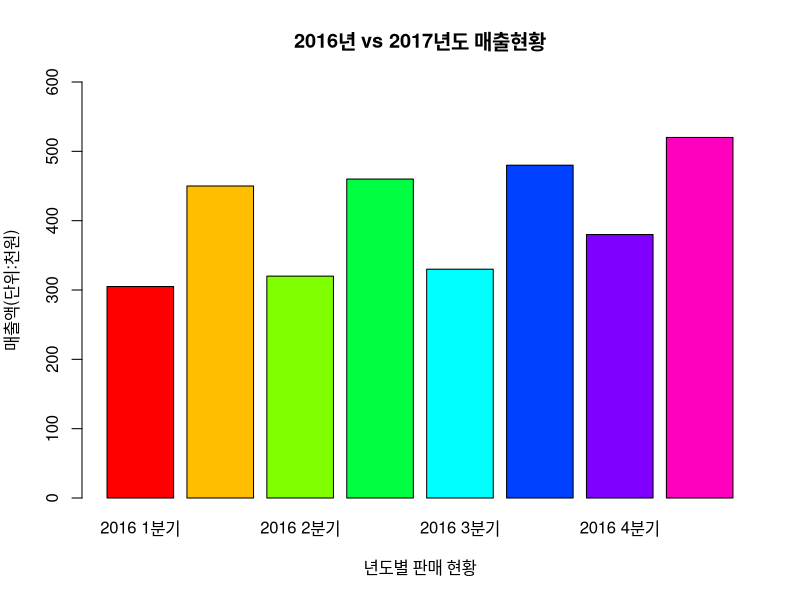
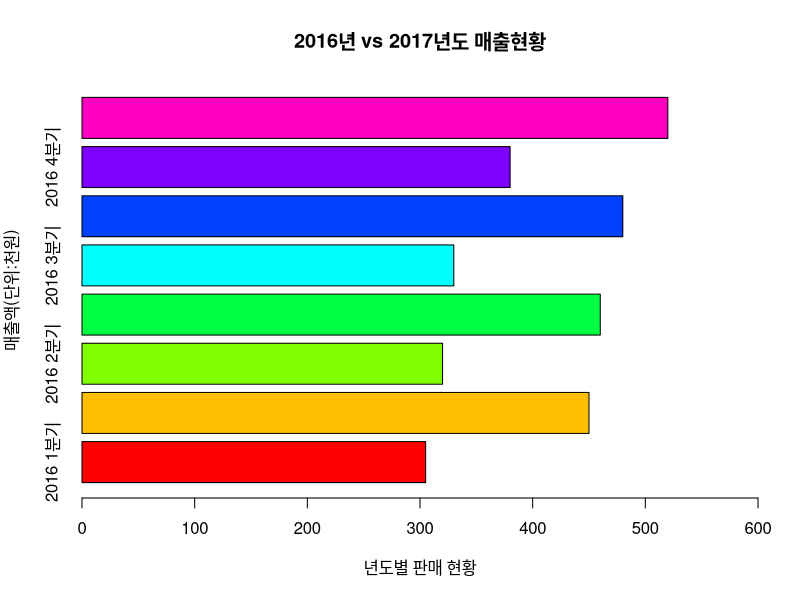
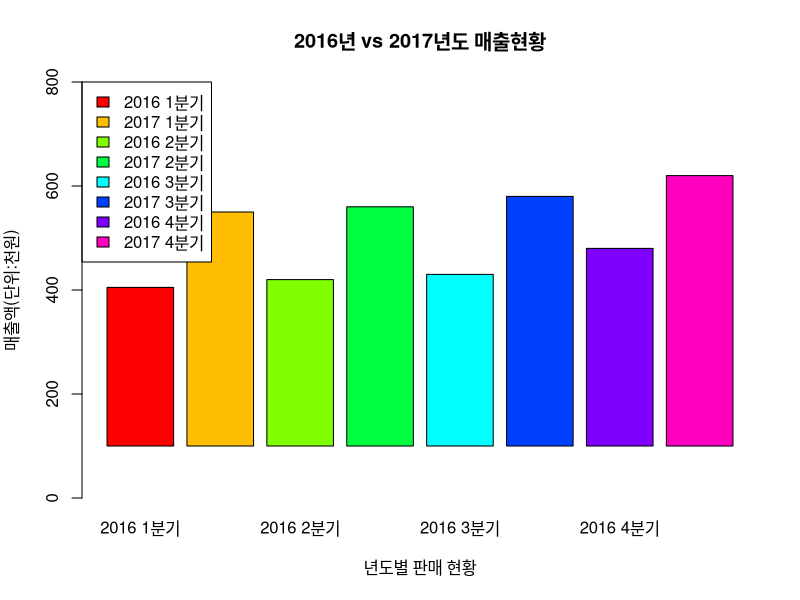
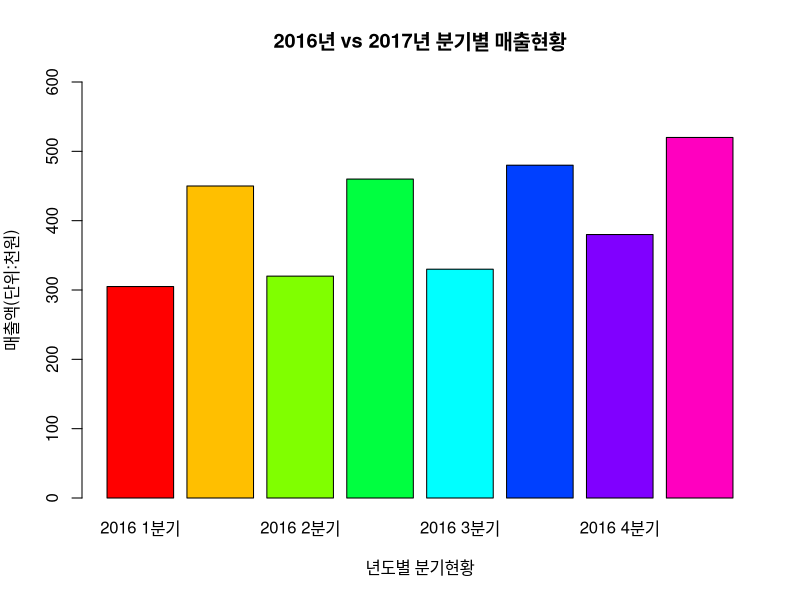

Write R code to recreate these figures, in order. (Note: this script raises an error after producing the figures.)
# chap05_DataVisualization

# 1. 이산형 변수 시각화
# - 정수 단위로 나누어 지는 변수 (자녀수, 판매수)

## 차트 데이터 생성
chart_data <- c(305,450, 320, 460, 330, 480, 380, 520)
length(chart_data) # 8

## 각 원소에 이름 추가
names(chart_data) <- c("2016 1분기","2017 1분기","2016 2분기","2017 2분기","2016 3분기","2017 3분기","2016 4분기","2017 4분기")
str(chart_data)
# Named num [1:8] 305 450 320 460 330 480 380 520
# - attr(*, "names")= chr [1:8] "2016 1분기" "2017 1분기" "2016 2분기" "2017 2분기" ... # 각각 이름이 들어갔으며, 이름의 자료형은 문자형임을 의미
# [숫자1:숫자2]: 1차원 의미
# 만일, [숫자1:숫자2,숫자3:숫자4]: 2차원

chart_data
range(chart_data)

# 1) 막대 차트

# (1) 세로 막대차트
barplot(chart_data,ylim=c(0,600),
        main='2016년 vs 2017년도 매출현황',
        ylab='매출액(단위:천원)',
        xlab='년도별 판매 현황',
        col=rainbow(8))
# (2) 가로 막대차트
barplot(chart_data,xlim=c(0,600),
        horiz=TRUE,
        main='2016년 vs 2017년도 매출현황',
        ylab='매출액(단위:천원)',
        xlab='년도별 판매 현황',
        col=rainbow(8))

# (3) 범례추가
barplot(chart_data,ylim=c(0,800),
        main='2016년 vs 2017년도 매출현황',
        ylab='매출액(단위:천원)',
        xlab='년도별 판매 현황',
        offset=100,
        inside=F,plot=T,
        col=rainbow(8),
        legend.text = names(chart_data), # 범례 추가
        args.legend = list(x = 'topleft'))
# 범례 위치: x = 'topleft', 'topright', 'top'

# (4) 텍스트 추가: 
## [text] 추가 
bp <- barplot(chart_data, ylim = c(0, 600),
              col = rainbow(8), 
              ylab = '매출액(단위:천원)', 
              xlab = "년도별 분기현황",
              main ="2016년 vs 2017년 분기별 매출현황")
# text 반영
text(x = bp, y = char_data + 20, # 차트추가 위치
     labels = chart_data, col = "black", cex = 0.7)
# text 위치: x=막대위치(중앙), y=data+20
#            labels: text 자료, col: text 색상, cex= text 확대/축소


# (5) 1행 2열 차트 그리기
par(mfrow =c(1,2)) # 1 행 2 열 그래프 보기

## 개별형 막대 차트 (beside 기본: TURE)
barplot(VADeaths ,beside=T,col =rainbow(5),main="미국 버지니아주 하위계층 사망비율")
legend(19, 71, c("50 54","55 59","60 64","65 69","70 74"), cex =0.8, fill=rainbow(5))

## 누적형 막대 차트: beside=FALSE
barplot(VADeaths ,beside=F,col =rainbow(5),main="미국 버지니아주 하위계층 사망비율")

# 2) 점 차트
dotchart(chart_data,color=c("green","red "),gcolor='blue',lcolor ="yellow",
         labels= names(chart_data),
         xlab='매출액', main="분기별 판매현황",cex =1.2,gdata=FALSE)

# pch: 점의 모양 (1: 동그라미, 2: 삼각형)
# lcolor: 선 색상
# cex: x축/y축 모든 text 확대/축소

# 3) 파이 차트
pie(chart_data,border='blue',
    col =rainbow(8), cex =1.2)
## 제목 별도 추가 함수
title("2014~2015 년도 분기별 매출현황")

## 파이 차트 주의사항: 비율(점유율) -> 전체 중 차지하는 비율 환산(수치 그대로 X)
genre = c(45,25,15,30) # 100명 대상 장르 선호도 질문 시 (중복 허용 상태태)
sum(genre) # 중복이 되었기 때문에 집계값 115
names = names(genre) = c('액션','스릴러','공포','드라마')
genre

pie(genre,label=names,col=rainbow(4),
    main="영화 장르별 선호도")

rate = genre/sum(genre)
rate
# 실제 파이 차트는 비율로 표현됨
# 액션    스릴러      공포    드라마 
# 0.3913043 0.2173913 0.1304348 0.2608696 

labels = names(genre)
# 문자열 결합
labels = paste(labels,'\n',round(rate,2))

# 새로운 레이블 반영
pie(genre,label=labels,col=rainbow(4),lty=3,
    main="영화 장르별 선호도")


# 2. 연속형 변수 시각화
# - 주어진 범위 안의 모든 연속된 값(실수값)을 갖는 변수
# - 시간, 길이, 키, 몸무게, 나이, 구매금액 등

# 1) 상자 그래프
# - 요약 통계 정보 -> 시각화 도구
# - 확인 가능한 통계계: 사분위수(1,2,3), 최소값, 최대값, 이상치

# 1940년도 버지니아주의 1000명 당 사망률
VADeaths # 세로: 연령그룹 # 가로: 인구그룹(시골/도시&남자,여자)

summary(VADeaths) # 요약통계
boxplot(VADeaths)

# 사분위수
quantile(VADeaths[,1])
# 0%(Min)   25%   50%(Median) 75%  100%(Max)
# 11.7      18.1  26.9        41.0 66.0 

# 2) 히스토그램
# - 일정한 계급의 빈도수 확인 -> 막대 그래프로 보임

data(iris)
str(iris)
summary(iris)

range(iris$Sepal.Length) # 4.3 7.9

# (1) 기본 히스토그램(옵션X)
# 여러 개의 변수 한번에 시각화 X
# 하나 변수의 범주 확인 위해 사용
# y축 frequency: 빈도수
hist(iris$Sepal.Length,xlab='꽃받침',main='붓꽂의 꽃받침 길이')
# 각 계급 영역에서 값이 나타나는 비율 표시
# 계급은 연속성을 띠기 때문에 각 계급이 자동으로 나뉨

# (2) 계급수 조정
# x축의 개수를 원하는 대로 지정
hist(iris$Sepal.Length,xlab='꽃받침',
     main='붓꽂의 꽃받침 길이',
     breaks=30) # 계급수
# 계급의 간격이 촘촘해짐

# (3) 확률밀도함수(pdf): 확률변수 x의 크기 추정(계산) 함수
# 전체 넓이: 1
# 출현 빈도수가 아닌 전체 중 얼마나 차지하고 있는지 표기

# Step1: 밀도 단위 변경 (밀도=비울=확률)
hist(iris$Sepal.Length,xlab='꽃받침',
     main='붓꽂의 꽃받침 길이',
     freq=FALSE) # 밀도단위 히스토그램

# Step2: 확률밀도함수: 확률 밀도를 추정하여 곡선 분포 추가
lines(density(iris$Sepal.Length),col='blue')

# 3) 산점도: 두 변수의 값이 만나는 점 그래프
plot(x=iris$Sepal.Length,y=iris$Petal.Length)
plot(iris$Petal.Length~iris$Sepal.Length)

# 1) 4개의 격자 이용
price=runif(10,1,100) # 1~100사이 10개의 난수 발생
price # price=c(1:10)

# 자료가 1개 -> y축: 자료, x축: 자료 색인(Index)
par(mfrow=c(2,2)) # 2행 2열 차트 그리기기 # 격자 4개 분할
plot(price,type='l') # 유형: 실선
plot(price,type='o') # 유형: 원형과 실선 연결 (원형 통과)
plot(price,type='h') # 직선
plot(price,type='s') # 계단형: 꺾은선

# plot() 함수 속성 : pch : 연결점 문자타입 --> plotting characher 번호 (1~30)
plot(price, type="o",pch =5) # 빈 사각형
plot(price, type="o",pch =15) # 채워진 마름모
plot(price, type="o",pch =20, col ="blue") #color 지정
plot(price, type="o",pch =20, col ="orange", cex =1.5) #character expension 확대
plot(price, type="o",pch =20, col ="green", cex =2.0, lwd =3) #lwd : line width 선 굵기

# 2) 만능차트: 데이터에 따라 적절한 그래프 자동 제공
# plot을 통해 볼 수 있는 다양한 차트
methods(plot)
# acf: 시계열 관련, lm: 회귀모델 관련, hclust: 군집분석 관련, ts: 시계열 관련
# TukeyHSD: 분산분석 결과 시각화, princomp: 요인 분석 시각화
# 객체 유형에 따라 적합한 그래프 제시 -> 다양한 그래프 조회 가능

# (1) 시계열 데이터: 시간의 변화에 따른 통계량의 변화 -> 추세선이 적합

# 인터넷 사용 시간을 제공하는 시계열 데이터
WWWusage # Time Series: 분당 인터넷 사용 시간 # Frequency: 1분당
# 메모리 상에 있기 때문에 객체와 같음

plot(WWWusage) # 추세선

# (2) 회귀모형: 관련 차트 (회귀선 시각화)
plot(iris$Petal.Length~iris$Sepal.Length,col='blue') # 비례관계
# 반대로 왼쪽 상단 ~ 오른쪽 하단 방향은 반비례 관계

# x에 따라 y의 변화를 확인하는 것
# 회귀모델 생성 함수: lm
model = lm(iris$Petal.Length~iris$Sepal.Length) # 회귀모델
model # y절편 기울기: (Intercept)  iris$Sepal.Length 

# 산점도에 회귀선 추가(추정)
abline(model,col='red')

plot(model) # 회귀모델 관련 차트들 보여줌
# 2. y에 대한 적합치와 잔차에 대한 산점도 출력
# ...

# 3) plot 2개 이상 겹치기
# (1) 그래프 1개 그리기
plot(iris$Sepal.Length,type='o',ann=FALSE,col='blue')
# ann=FALSE: 축 이름 제거 -> 새로운 차트 추가 시 헷갈릴 수 있어 제거
# ann=TRUE: 축이름 존재

# (2) 그래프 겹치기
plot(iris$Petal.Length,type='o',ann=FALSE,col='red') # 이러면 새로운 차트 생성

# 대개 예측 데이터와 실제 데이터를 비교하고자 할 때 사용
par(new=TRUE) # 만일 직접의 차트에 겹치려면
plot(iris$Petal.Length,type='o',axes=FALSE,ann=FALSE,col='red') 
# axes=FALSE: 축의 제거

# (3) 범례 그리기: legend
legend(x=0,y=7,legend=c("꽃받침 길이","꽃잎 길이"),
       col=c('blue','red'),lty=1) # 범례가 그려질 좌표
# lty: 선 스타일 -> 1: 선, 3: 점 등
title(main='iris 데이터셋 길이 비교')

# 4) 산점도 행렬(Scatter Matrix): 하나의 변수 기준으로 여러 변수와 관계 시각화 (1:n)
# - 용도: 연속형 변수가 많은 경우, 변수간 비교할 때 사용
# pairs(여러칼럼을 가진 인수)
pairs(iris[-5]) # 5번 변수 제외
# 각 변수들 끼리 선형관계인지 확인 (관련성 여부 확인)

# 꽃의 종: 빈도수
table(iris$Species)
# 꽂 별로 50개씩 존재
#     setosa versicolor  virginica 
#     50         50         50
pairs(iris[iris$Species=='setosa',1:4]) # x축, y축 개수(1:4 = 칼럼 4개만 사용)
pairs(iris[iris$Species=='versicolor',1:4])
pairs(iris[iris$Species=='virginica',1:4])


# 3. 차트 파일 저장
getwd() # "E:/03. R"
setwd("E:/03. R/output")

# 블록형 스크립트: 한 블록의 문장이 다 끝나야 실행 완료
jpeg('iris_sm.jpg',width=720,height=480) # file open
# 가로세로 길이가 길 수록 필셀 수가 많아 고해상도이나, 많은 용량 차지지
pairs(iris[-5]) # 차트 시각화
dev.off() # file close

# 4. 3차원 산점도
# 별도의 패키지 설치 필요
# z축까지 3개의 칼럼 관계 확인
install.packages('scatterplot3d')
library(scatterplot3d)

# 꽃의 종류별 분류 
iris_setosa = iris[iris$Species == 'setosa',] # 50
iris_versicolor = iris[iris$Species == 'versicolor',] # 50
iris_virginica = iris[iris$Species == 'virginica',] # 50

# scatterplot3d(밑변, 오른쪽변, 왼쪽변, type='n') # type='n' : 기본 산점도 제외 
d3 <- scatterplot3d(iris$Petal.Length, iris$Sepal.Length, iris$Sepal.Width, type='n')
# scatterplot3d(x축,y축,z축,type='종류') # 3d 큐브의 틀 만들기

# 각각의 데이터 추가
d3$points3d(iris_setosa$Petal.Length, iris_setosa$Sepal.Length,
            iris_setosa$Sepal.Width, bg='orange', pch=21) # 동그라미
d3$points3d(iris_versicolor$Petal.Length, iris_versicolor$Sepal.Length,
            iris_versicolor$Sepal.Width, bg='blue', pch=23) # 마름모
d3$points3d(iris_virginica$Petal.Length, iris_virginica$Sepal.Length,
            iris_virginica$Sepal.Width, bg='green', pch=25) # 역삼각형
# 요인 분석 시, 세개의 요인을 겹치지 않고 출력하기 위해 사용
